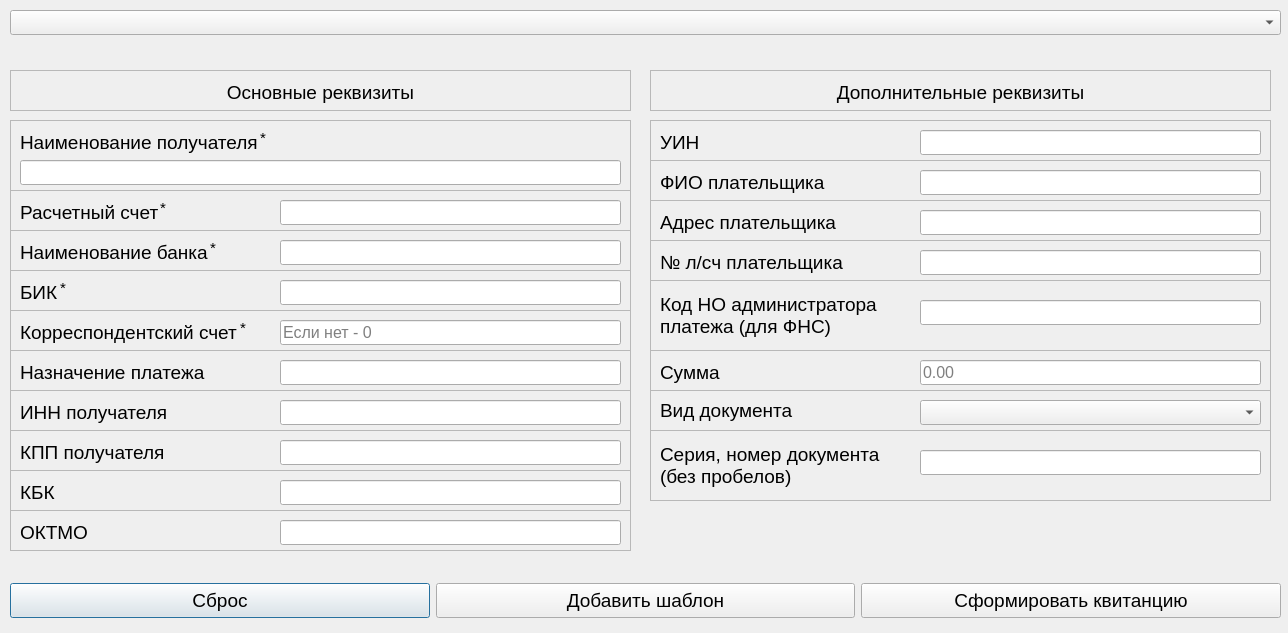
<?xml version="1.0" encoding="UTF-8"?>
<ui version="4.0">
 <class>Dialog</class>
 <widget class="QDialog" name="Dialog">
  <property name="windowModality">
   <enum>Qt::WindowModal</enum>
  </property>
  <property name="geometry">
   <rect>
    <x>0</x>
    <y>0</y>
    <width>1288</width>
    <height>633</height>
   </rect>
  </property>
  <property name="minimumSize">
   <size>
    <width>1288</width>
    <height>633</height>
   </size>
  </property>
  <property name="maximumSize">
   <size>
    <width>1288</width>
    <height>633</height>
   </size>
  </property>
  <property name="windowTitle">
   <string>Dialog</string>
  </property>
  <widget class="QWidget" name="widget_2" native="true">
   <property name="geometry">
    <rect>
     <x>640</x>
     <y>60</y>
     <width>641</width>
     <height>501</height>
    </rect>
   </property>
   <widget class="QFrame" name="frame_19">
    <property name="geometry">
     <rect>
      <x>10</x>
      <y>220</y>
      <width>621</width>
      <height>71</height>
     </rect>
    </property>
    <property name="frameShape">
     <enum>QFrame::StyledPanel</enum>
    </property>
    <property name="frameShadow">
     <enum>QFrame::Raised</enum>
    </property>
    <widget class="QLineEdit" name="regType">
     <property name="geometry">
      <rect>
       <x>270</x>
       <y>20</y>
       <width>341</width>
       <height>25</height>
      </rect>
     </property>
     <property name="font">
      <font>
       <pointsize>12</pointsize>
      </font>
     </property>
     <property name="maxLength">
      <number>20</number>
     </property>
     <property name="clearButtonEnabled">
      <bool>true</bool>
     </property>
    </widget>
    <widget class="QLabel" name="label_19">
     <property name="geometry">
      <rect>
       <x>10</x>
       <y>10</y>
       <width>231</width>
       <height>51</height>
      </rect>
     </property>
     <property name="font">
      <font>
       <pointsize>14</pointsize>
      </font>
     </property>
     <property name="text">
      <string>Код НО администратора платежа (для ФНС)</string>
     </property>
     <property name="wordWrap">
      <bool>true</bool>
     </property>
    </widget>
   </widget>
   <widget class="QFrame" name="frame_16">
    <property name="geometry">
     <rect>
      <x>10</x>
      <y>10</y>
      <width>621</width>
      <height>41</height>
     </rect>
    </property>
    <property name="frameShape">
     <enum>QFrame::StyledPanel</enum>
    </property>
    <property name="frameShadow">
     <enum>QFrame::Raised</enum>
    </property>
    <widget class="QLabel" name="label_16">
     <property name="geometry">
      <rect>
       <x>10</x>
       <y>10</y>
       <width>601</width>
       <height>25</height>
      </rect>
     </property>
     <property name="font">
      <font>
       <pointsize>14</pointsize>
      </font>
     </property>
     <property name="text">
      <string>Дополнительные реквизиты</string>
     </property>
     <property name="alignment">
      <set>Qt::AlignCenter</set>
     </property>
    </widget>
   </widget>
   <widget class="QFrame" name="frame_14">
    <property name="geometry">
     <rect>
      <x>10</x>
      <y>100</y>
      <width>621</width>
      <height>41</height>
     </rect>
    </property>
    <property name="frameShape">
     <enum>QFrame::StyledPanel</enum>
    </property>
    <property name="frameShadow">
     <enum>QFrame::Raised</enum>
    </property>
    <widget class="QLineEdit" name="fioPayer">
     <property name="geometry">
      <rect>
       <x>270</x>
       <y>10</y>
       <width>341</width>
       <height>25</height>
      </rect>
     </property>
     <property name="font">
      <font>
       <pointsize>12</pointsize>
      </font>
     </property>
     <property name="clearButtonEnabled">
      <bool>true</bool>
     </property>
    </widget>
    <widget class="QLabel" name="label_14">
     <property name="geometry">
      <rect>
       <x>10</x>
       <y>10</y>
       <width>231</width>
       <height>25</height>
      </rect>
     </property>
     <property name="font">
      <font>
       <pointsize>14</pointsize>
      </font>
     </property>
     <property name="text">
      <string>ФИО плательщика</string>
     </property>
    </widget>
   </widget>
   <widget class="QFrame" name="frame_18">
    <property name="geometry">
     <rect>
      <x>10</x>
      <y>180</y>
      <width>621</width>
      <height>41</height>
     </rect>
    </property>
    <property name="frameShape">
     <enum>QFrame::StyledPanel</enum>
    </property>
    <property name="frameShadow">
     <enum>QFrame::Raised</enum>
    </property>
    <widget class="QLineEdit" name="persAcc">
     <property name="geometry">
      <rect>
       <x>270</x>
       <y>10</y>
       <width>341</width>
       <height>25</height>
      </rect>
     </property>
     <property name="font">
      <font>
       <pointsize>12</pointsize>
      </font>
     </property>
     <property name="maxLength">
      <number>20</number>
     </property>
     <property name="clearButtonEnabled">
      <bool>true</bool>
     </property>
    </widget>
    <widget class="QLabel" name="label_18">
     <property name="geometry">
      <rect>
       <x>10</x>
       <y>10</y>
       <width>231</width>
       <height>25</height>
      </rect>
     </property>
     <property name="font">
      <font>
       <pointsize>14</pointsize>
      </font>
     </property>
     <property name="text">
      <string>№ л/сч плательщика</string>
     </property>
    </widget>
   </widget>
   <widget class="QFrame" name="frame_13">
    <property name="geometry">
     <rect>
      <x>10</x>
      <y>60</y>
      <width>621</width>
      <height>41</height>
     </rect>
    </property>
    <property name="frameShape">
     <enum>QFrame::StyledPanel</enum>
    </property>
    <property name="frameShadow">
     <enum>QFrame::Raised</enum>
    </property>
    <widget class="QLineEdit" name="uin">
     <property name="geometry">
      <rect>
       <x>270</x>
       <y>10</y>
       <width>341</width>
       <height>25</height>
      </rect>
     </property>
     <property name="font">
      <font>
       <pointsize>12</pointsize>
      </font>
     </property>
     <property name="clearButtonEnabled">
      <bool>true</bool>
     </property>
    </widget>
    <widget class="QLabel" name="label_13">
     <property name="geometry">
      <rect>
       <x>10</x>
       <y>10</y>
       <width>61</width>
       <height>25</height>
      </rect>
     </property>
     <property name="font">
      <font>
       <pointsize>14</pointsize>
      </font>
     </property>
     <property name="text">
      <string>УИН</string>
     </property>
    </widget>
   </widget>
   <widget class="QFrame" name="frame_17">
    <property name="geometry">
     <rect>
      <x>10</x>
      <y>140</y>
      <width>621</width>
      <height>41</height>
     </rect>
    </property>
    <property name="frameShape">
     <enum>QFrame::StyledPanel</enum>
    </property>
    <property name="frameShadow">
     <enum>QFrame::Raised</enum>
    </property>
    <widget class="QLineEdit" name="addressPayer">
     <property name="geometry">
      <rect>
       <x>270</x>
       <y>10</y>
       <width>341</width>
       <height>25</height>
      </rect>
     </property>
     <property name="font">
      <font>
       <pointsize>12</pointsize>
      </font>
     </property>
     <property name="clearButtonEnabled">
      <bool>true</bool>
     </property>
    </widget>
    <widget class="QLabel" name="label_17">
     <property name="geometry">
      <rect>
       <x>10</x>
       <y>10</y>
       <width>231</width>
       <height>25</height>
      </rect>
     </property>
     <property name="font">
      <font>
       <pointsize>14</pointsize>
      </font>
     </property>
     <property name="text">
      <string>Адрес плательщика</string>
     </property>
    </widget>
   </widget>
   <widget class="QFrame" name="frame_10">
    <property name="geometry">
     <rect>
      <x>10</x>
      <y>290</y>
      <width>621</width>
      <height>41</height>
     </rect>
    </property>
    <property name="frameShape">
     <enum>QFrame::StyledPanel</enum>
    </property>
    <property name="frameShadow">
     <enum>QFrame::Raised</enum>
    </property>
    <widget class="QLineEdit" name="sum">
     <property name="geometry">
      <rect>
       <x>270</x>
       <y>10</y>
       <width>341</width>
       <height>25</height>
      </rect>
     </property>
     <property name="font">
      <font>
       <pointsize>12</pointsize>
      </font>
     </property>
     <property name="maxLength">
      <number>18</number>
     </property>
     <property name="placeholderText">
      <string>0.00</string>
     </property>
     <property name="clearButtonEnabled">
      <bool>true</bool>
     </property>
    </widget>
    <widget class="QLabel" name="label_10">
     <property name="geometry">
      <rect>
       <x>10</x>
       <y>10</y>
       <width>231</width>
       <height>25</height>
      </rect>
     </property>
     <property name="font">
      <font>
       <pointsize>14</pointsize>
      </font>
     </property>
     <property name="text">
      <string>Сумма</string>
     </property>
    </widget>
   </widget>
   <widget class="QFrame" name="frame">
    <property name="geometry">
     <rect>
      <x>10</x>
      <y>370</y>
      <width>621</width>
      <height>71</height>
     </rect>
    </property>
    <property name="frameShape">
     <enum>QFrame::StyledPanel</enum>
    </property>
    <property name="frameShadow">
     <enum>QFrame::Raised</enum>
    </property>
    <widget class="QLabel" name="label">
     <property name="geometry">
      <rect>
       <x>10</x>
       <y>10</y>
       <width>221</width>
       <height>51</height>
      </rect>
     </property>
     <property name="font">
      <font>
       <pointsize>14</pointsize>
      </font>
     </property>
     <property name="text">
      <string>Серия, номер документа (без пробелов)</string>
     </property>
     <property name="wordWrap">
      <bool>true</bool>
     </property>
    </widget>
    <widget class="QLineEdit" name="payerIdNum">
     <property name="geometry">
      <rect>
       <x>270</x>
       <y>20</y>
       <width>341</width>
       <height>25</height>
      </rect>
     </property>
     <property name="font">
      <font>
       <pointsize>12</pointsize>
      </font>
     </property>
     <property name="clearButtonEnabled">
      <bool>true</bool>
     </property>
    </widget>
   </widget>
   <widget class="QFrame" name="frame_20">
    <property name="geometry">
     <rect>
      <x>10</x>
      <y>330</y>
      <width>621</width>
      <height>41</height>
     </rect>
    </property>
    <property name="frameShape">
     <enum>QFrame::StyledPanel</enum>
    </property>
    <property name="frameShadow">
     <enum>QFrame::Raised</enum>
    </property>
    <widget class="QLabel" name="label_20">
     <property name="geometry">
      <rect>
       <x>10</x>
       <y>10</y>
       <width>221</width>
       <height>21</height>
      </rect>
     </property>
     <property name="font">
      <font>
       <pointsize>14</pointsize>
      </font>
     </property>
     <property name="text">
      <string>Вид документа</string>
     </property>
     <property name="wordWrap">
      <bool>true</bool>
     </property>
    </widget>
    <widget class="QComboBox" name="payerIdType">
     <property name="geometry">
      <rect>
       <x>270</x>
       <y>10</y>
       <width>341</width>
       <height>25</height>
      </rect>
     </property>
     <property name="font">
      <font>
       <pointsize>12</pointsize>
      </font>
     </property>
    </widget>
   </widget>
  </widget>
  <widget class="QWidget" name="widget" native="true">
   <property name="geometry">
    <rect>
     <x>10</x>
     <y>60</y>
     <width>621</width>
     <height>501</height>
    </rect>
   </property>
   <widget class="QFrame" name="frame_3">
    <property name="geometry">
     <rect>
      <x>0</x>
      <y>370</y>
      <width>621</width>
      <height>41</height>
     </rect>
    </property>
    <property name="frameShape">
     <enum>QFrame::StyledPanel</enum>
    </property>
    <property name="frameShadow">
     <enum>QFrame::Raised</enum>
    </property>
    <widget class="QLineEdit" name="kpp">
     <property name="geometry">
      <rect>
       <x>270</x>
       <y>10</y>
       <width>341</width>
       <height>25</height>
      </rect>
     </property>
     <property name="font">
      <font>
       <pointsize>12</pointsize>
      </font>
     </property>
     <property name="maxLength">
      <number>9</number>
     </property>
     <property name="clearButtonEnabled">
      <bool>true</bool>
     </property>
    </widget>
    <widget class="QLabel" name="label_3">
     <property name="geometry">
      <rect>
       <x>10</x>
       <y>10</y>
       <width>191</width>
       <height>25</height>
      </rect>
     </property>
     <property name="font">
      <font>
       <pointsize>14</pointsize>
      </font>
     </property>
     <property name="text">
      <string>КПП получателя</string>
     </property>
    </widget>
   </widget>
   <widget class="QFrame" name="frame_4">
    <property name="geometry">
     <rect>
      <x>0</x>
      <y>210</y>
      <width>621</width>
      <height>41</height>
     </rect>
    </property>
    <property name="frameShape">
     <enum>QFrame::StyledPanel</enum>
    </property>
    <property name="frameShadow">
     <enum>QFrame::Raised</enum>
    </property>
    <widget class="QLineEdit" name="bic">
     <property name="geometry">
      <rect>
       <x>270</x>
       <y>10</y>
       <width>341</width>
       <height>25</height>
      </rect>
     </property>
     <property name="font">
      <font>
       <pointsize>12</pointsize>
      </font>
     </property>
     <property name="maxLength">
      <number>9</number>
     </property>
     <property name="clearButtonEnabled">
      <bool>true</bool>
     </property>
    </widget>
    <widget class="QLabel" name="label_4">
     <property name="geometry">
      <rect>
       <x>10</x>
       <y>10</y>
       <width>51</width>
       <height>25</height>
      </rect>
     </property>
     <property name="font">
      <font>
       <pointsize>14</pointsize>
      </font>
     </property>
     <property name="text">
      <string>БИК</string>
     </property>
    </widget>
    <widget class="QLabel" name="star_4">
     <property name="geometry">
      <rect>
       <x>50</x>
       <y>10</y>
       <width>16</width>
       <height>16</height>
      </rect>
     </property>
     <property name="font">
      <font>
       <pointsize>11</pointsize>
      </font>
     </property>
     <property name="text">
      <string>*</string>
     </property>
    </widget>
   </widget>
   <widget class="QFrame" name="frame_5">
    <property name="geometry">
     <rect>
      <x>0</x>
      <y>250</y>
      <width>621</width>
      <height>41</height>
     </rect>
    </property>
    <property name="frameShape">
     <enum>QFrame::StyledPanel</enum>
    </property>
    <property name="frameShadow">
     <enum>QFrame::Raised</enum>
    </property>
    <widget class="QLineEdit" name="correspAcc">
     <property name="geometry">
      <rect>
       <x>270</x>
       <y>10</y>
       <width>341</width>
       <height>25</height>
      </rect>
     </property>
     <property name="font">
      <font>
       <pointsize>12</pointsize>
      </font>
     </property>
     <property name="maxLength">
      <number>20</number>
     </property>
     <property name="placeholderText">
      <string>Если нет - 0</string>
     </property>
     <property name="clearButtonEnabled">
      <bool>true</bool>
     </property>
    </widget>
    <widget class="QLabel" name="label_5">
     <property name="geometry">
      <rect>
       <x>10</x>
       <y>10</y>
       <width>231</width>
       <height>25</height>
      </rect>
     </property>
     <property name="font">
      <font>
       <pointsize>14</pointsize>
      </font>
     </property>
     <property name="text">
      <string>Корреспондентский счет</string>
     </property>
    </widget>
    <widget class="QLabel" name="star_5">
     <property name="geometry">
      <rect>
       <x>230</x>
       <y>10</y>
       <width>16</width>
       <height>16</height>
      </rect>
     </property>
     <property name="font">
      <font>
       <pointsize>11</pointsize>
      </font>
     </property>
     <property name="text">
      <string>*</string>
     </property>
    </widget>
   </widget>
   <widget class="QFrame" name="frame_6">
    <property name="geometry">
     <rect>
      <x>0</x>
      <y>170</y>
      <width>621</width>
      <height>41</height>
     </rect>
    </property>
    <property name="frameShape">
     <enum>QFrame::StyledPanel</enum>
    </property>
    <property name="frameShadow">
     <enum>QFrame::Raised</enum>
    </property>
    <widget class="QLabel" name="label_6">
     <property name="geometry">
      <rect>
       <x>10</x>
       <y>10</y>
       <width>201</width>
       <height>25</height>
      </rect>
     </property>
     <property name="font">
      <font>
       <pointsize>14</pointsize>
      </font>
     </property>
     <property name="text">
      <string>Наименование банка</string>
     </property>
    </widget>
    <widget class="QLineEdit" name="bankName">
     <property name="geometry">
      <rect>
       <x>270</x>
       <y>10</y>
       <width>341</width>
       <height>25</height>
      </rect>
     </property>
     <property name="font">
      <font>
       <pointsize>12</pointsize>
      </font>
     </property>
     <property name="maxLength">
      <number>100</number>
     </property>
     <property name="clearButtonEnabled">
      <bool>true</bool>
     </property>
    </widget>
    <widget class="QLabel" name="star_3">
     <property name="geometry">
      <rect>
       <x>200</x>
       <y>10</y>
       <width>16</width>
       <height>16</height>
      </rect>
     </property>
     <property name="font">
      <font>
       <pointsize>11</pointsize>
      </font>
     </property>
     <property name="text">
      <string>*</string>
     </property>
    </widget>
   </widget>
   <widget class="QFrame" name="frame_7">
    <property name="geometry">
     <rect>
      <x>0</x>
      <y>130</y>
      <width>621</width>
      <height>41</height>
     </rect>
    </property>
    <property name="frameShape">
     <enum>QFrame::StyledPanel</enum>
    </property>
    <property name="frameShadow">
     <enum>QFrame::Raised</enum>
    </property>
    <widget class="QLineEdit" name="personalAcc">
     <property name="geometry">
      <rect>
       <x>270</x>
       <y>10</y>
       <width>341</width>
       <height>25</height>
      </rect>
     </property>
     <property name="font">
      <font>
       <pointsize>12</pointsize>
      </font>
     </property>
     <property name="maxLength">
      <number>20</number>
     </property>
     <property name="clearButtonEnabled">
      <bool>true</bool>
     </property>
    </widget>
    <widget class="QLabel" name="label_7">
     <property name="geometry">
      <rect>
       <x>10</x>
       <y>10</y>
       <width>231</width>
       <height>25</height>
      </rect>
     </property>
     <property name="font">
      <font>
       <pointsize>14</pointsize>
      </font>
     </property>
     <property name="text">
      <string>Расчетный счет</string>
     </property>
    </widget>
    <widget class="QLabel" name="star_2">
     <property name="geometry">
      <rect>
       <x>150</x>
       <y>10</y>
       <width>16</width>
       <height>16</height>
      </rect>
     </property>
     <property name="font">
      <font>
       <pointsize>11</pointsize>
      </font>
     </property>
     <property name="text">
      <string>*</string>
     </property>
    </widget>
   </widget>
   <widget class="QFrame" name="frame_8">
    <property name="geometry">
     <rect>
      <x>0</x>
      <y>410</y>
      <width>621</width>
      <height>41</height>
     </rect>
    </property>
    <property name="frameShape">
     <enum>QFrame::StyledPanel</enum>
    </property>
    <property name="frameShadow">
     <enum>QFrame::Raised</enum>
    </property>
    <widget class="QLineEdit" name="cbc">
     <property name="geometry">
      <rect>
       <x>270</x>
       <y>10</y>
       <width>341</width>
       <height>25</height>
      </rect>
     </property>
     <property name="font">
      <font>
       <pointsize>12</pointsize>
      </font>
     </property>
     <property name="maxLength">
      <number>20</number>
     </property>
     <property name="clearButtonEnabled">
      <bool>true</bool>
     </property>
    </widget>
    <widget class="QLabel" name="label_8">
     <property name="geometry">
      <rect>
       <x>10</x>
       <y>10</y>
       <width>231</width>
       <height>25</height>
      </rect>
     </property>
     <property name="font">
      <font>
       <pointsize>14</pointsize>
      </font>
     </property>
     <property name="text">
      <string>КБК</string>
     </property>
    </widget>
   </widget>
   <widget class="QFrame" name="frame_9">
    <property name="geometry">
     <rect>
      <x>0</x>
      <y>450</y>
      <width>621</width>
      <height>41</height>
     </rect>
    </property>
    <property name="frameShape">
     <enum>QFrame::StyledPanel</enum>
    </property>
    <property name="frameShadow">
     <enum>QFrame::Raised</enum>
    </property>
    <widget class="QLineEdit" name="oktmo">
     <property name="geometry">
      <rect>
       <x>270</x>
       <y>10</y>
       <width>341</width>
       <height>25</height>
      </rect>
     </property>
     <property name="font">
      <font>
       <pointsize>12</pointsize>
      </font>
     </property>
     <property name="maxLength">
      <number>11</number>
     </property>
     <property name="clearButtonEnabled">
      <bool>true</bool>
     </property>
    </widget>
    <widget class="QLabel" name="label_9">
     <property name="geometry">
      <rect>
       <x>10</x>
       <y>10</y>
       <width>231</width>
       <height>25</height>
      </rect>
     </property>
     <property name="font">
      <font>
       <pointsize>14</pointsize>
      </font>
     </property>
     <property name="text">
      <string>ОКТМО</string>
     </property>
    </widget>
   </widget>
   <widget class="QFrame" name="frame_2">
    <property name="geometry">
     <rect>
      <x>0</x>
      <y>330</y>
      <width>621</width>
      <height>41</height>
     </rect>
    </property>
    <property name="frameShape">
     <enum>QFrame::StyledPanel</enum>
    </property>
    <property name="frameShadow">
     <enum>QFrame::Raised</enum>
    </property>
    <widget class="QLineEdit" name="payeeInn">
     <property name="geometry">
      <rect>
       <x>270</x>
       <y>10</y>
       <width>341</width>
       <height>25</height>
      </rect>
     </property>
     <property name="font">
      <font>
       <pointsize>12</pointsize>
      </font>
     </property>
     <property name="maxLength">
      <number>12</number>
     </property>
     <property name="clearButtonEnabled">
      <bool>true</bool>
     </property>
    </widget>
    <widget class="QLabel" name="label_2">
     <property name="geometry">
      <rect>
       <x>10</x>
       <y>10</y>
       <width>181</width>
       <height>25</height>
      </rect>
     </property>
     <property name="font">
      <font>
       <pointsize>14</pointsize>
      </font>
     </property>
     <property name="text">
      <string>ИНН получателя</string>
     </property>
    </widget>
   </widget>
   <widget class="QFrame" name="frame_11">
    <property name="geometry">
     <rect>
      <x>0</x>
      <y>290</y>
      <width>621</width>
      <height>41</height>
     </rect>
    </property>
    <property name="frameShape">
     <enum>QFrame::StyledPanel</enum>
    </property>
    <property name="frameShadow">
     <enum>QFrame::Raised</enum>
    </property>
    <widget class="QLineEdit" name="purpose">
     <property name="geometry">
      <rect>
       <x>270</x>
       <y>10</y>
       <width>341</width>
       <height>25</height>
      </rect>
     </property>
     <property name="font">
      <font>
       <pointsize>12</pointsize>
      </font>
     </property>
     <property name="maxLength">
      <number>300</number>
     </property>
     <property name="clearButtonEnabled">
      <bool>true</bool>
     </property>
    </widget>
    <widget class="QLabel" name="label_11">
     <property name="geometry">
      <rect>
       <x>10</x>
       <y>10</y>
       <width>201</width>
       <height>25</height>
      </rect>
     </property>
     <property name="font">
      <font>
       <pointsize>14</pointsize>
      </font>
     </property>
     <property name="text">
      <string>Назначение платежа</string>
     </property>
    </widget>
   </widget>
   <widget class="QFrame" name="frame_12">
    <property name="geometry">
     <rect>
      <x>0</x>
      <y>60</y>
      <width>621</width>
      <height>71</height>
     </rect>
    </property>
    <property name="frameShape">
     <enum>QFrame::StyledPanel</enum>
    </property>
    <property name="frameShadow">
     <enum>QFrame::Raised</enum>
    </property>
    <widget class="QLabel" name="label_12">
     <property name="geometry">
      <rect>
       <x>10</x>
       <y>10</y>
       <width>241</width>
       <height>25</height>
      </rect>
     </property>
     <property name="font">
      <font>
       <pointsize>14</pointsize>
      </font>
     </property>
     <property name="text">
      <string>Наименование получателя</string>
     </property>
    </widget>
    <widget class="QLineEdit" name="name">
     <property name="geometry">
      <rect>
       <x>10</x>
       <y>40</y>
       <width>601</width>
       <height>25</height>
      </rect>
     </property>
     <property name="font">
      <font>
       <pointsize>12</pointsize>
      </font>
     </property>
     <property name="maxLength">
      <number>160</number>
     </property>
     <property name="frame">
      <bool>true</bool>
     </property>
     <property name="clearButtonEnabled">
      <bool>true</bool>
     </property>
    </widget>
    <widget class="QLabel" name="star">
     <property name="geometry">
      <rect>
       <x>250</x>
       <y>10</y>
       <width>16</width>
       <height>16</height>
      </rect>
     </property>
     <property name="font">
      <font>
       <pointsize>11</pointsize>
      </font>
     </property>
     <property name="text">
      <string>*</string>
     </property>
    </widget>
   </widget>
   <widget class="QFrame" name="frame_15">
    <property name="geometry">
     <rect>
      <x>0</x>
      <y>10</y>
      <width>621</width>
      <height>41</height>
     </rect>
    </property>
    <property name="frameShape">
     <enum>QFrame::StyledPanel</enum>
    </property>
    <property name="frameShadow">
     <enum>QFrame::Raised</enum>
    </property>
    <widget class="QLabel" name="label_15">
     <property name="geometry">
      <rect>
       <x>10</x>
       <y>10</y>
       <width>601</width>
       <height>25</height>
      </rect>
     </property>
     <property name="font">
      <font>
       <pointsize>14</pointsize>
      </font>
     </property>
     <property name="text">
      <string>Основные реквизиты</string>
     </property>
     <property name="alignment">
      <set>Qt::AlignCenter</set>
     </property>
    </widget>
   </widget>
  </widget>
  <widget class="QComboBox" name="comboBox">
   <property name="geometry">
    <rect>
     <x>10</x>
     <y>10</y>
     <width>1271</width>
     <height>25</height>
    </rect>
   </property>
   <property name="font">
    <font>
     <pointsize>12</pointsize>
    </font>
   </property>
  </widget>
  <widget class="QWidget" name="widget_3" native="true">
   <property name="geometry">
    <rect>
     <x>10</x>
     <y>570</y>
     <width>1271</width>
     <height>61</height>
    </rect>
   </property>
   <layout class="QHBoxLayout" name="horizontalLayout">
    <item>
     <widget class="QPushButton" name="reset">
      <property name="minimumSize">
       <size>
        <width>0</width>
        <height>35</height>
       </size>
      </property>
      <property name="font">
       <font>
        <pointsize>14</pointsize>
       </font>
      </property>
      <property name="cursor">
       <cursorShape>PointingHandCursor</cursorShape>
      </property>
      <property name="text">
       <string>Сброс</string>
      </property>
     </widget>
    </item>
    <item>
     <widget class="QPushButton" name="add_pattern">
      <property name="enabled">
       <bool>true</bool>
      </property>
      <property name="minimumSize">
       <size>
        <width>0</width>
        <height>35</height>
       </size>
      </property>
      <property name="font">
       <font>
        <pointsize>14</pointsize>
       </font>
      </property>
      <property name="cursor">
       <cursorShape>PointingHandCursor</cursorShape>
      </property>
      <property name="text">
       <string>Добавить шаблон</string>
      </property>
     </widget>
    </item>
    <item>
     <widget class="QPushButton" name="form">
      <property name="minimumSize">
       <size>
        <width>0</width>
        <height>35</height>
       </size>
      </property>
      <property name="font">
       <font>
        <pointsize>14</pointsize>
       </font>
      </property>
      <property name="cursor">
       <cursorShape>PointingHandCursor</cursorShape>
      </property>
      <property name="text">
       <string>Сформировать квитанцию</string>
      </property>
     </widget>
    </item>
   </layout>
  </widget>
 </widget>
 <tabstops>
  <tabstop>comboBox</tabstop>
  <tabstop>name</tabstop>
  <tabstop>personalAcc</tabstop>
  <tabstop>bankName</tabstop>
  <tabstop>bic</tabstop>
  <tabstop>correspAcc</tabstop>
  <tabstop>purpose</tabstop>
  <tabstop>payeeInn</tabstop>
  <tabstop>kpp</tabstop>
  <tabstop>cbc</tabstop>
  <tabstop>oktmo</tabstop>
  <tabstop>uin</tabstop>
  <tabstop>fioPayer</tabstop>
  <tabstop>addressPayer</tabstop>
  <tabstop>persAcc</tabstop>
  <tabstop>regType</tabstop>
  <tabstop>sum</tabstop>
  <tabstop>form</tabstop>
  <tabstop>add_pattern</tabstop>
  <tabstop>reset</tabstop>
 </tabstops>
 <resources/>
 <connections/>
</ui>
